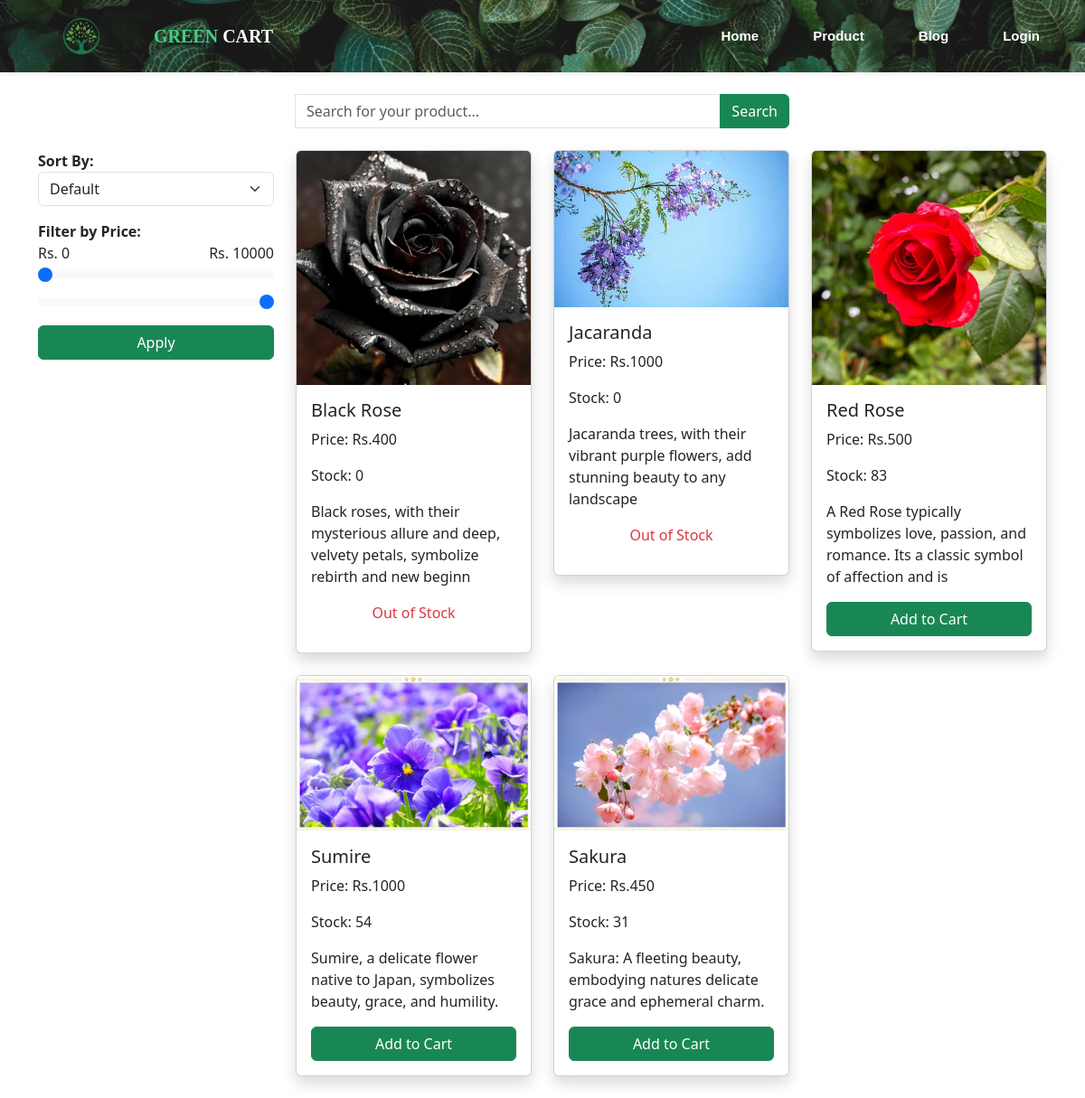
The page /userside/product.php on the database its author committed.
### tables this page shows
CREATE TABLE `products` (
  `id` int(11) NOT NULL,
  `name` varchar(100) NOT NULL,
  `price` int(11) NOT NULL,
  `image` varchar(255) NOT NULL,
  `stock` int(11) NOT NULL,
  `desc` varchar(100) NOT NULL,
  `created_at` datetime DEFAULT current_timestamp()
);

### userside/product.php (the view, shortened to what this page needs)
<?php
include '../include/db.php';
$orderBy = 'id';
$sortOption = $_GET['sort'] ?? 'default';
$minPrice = $_GET['min_price'] ?? 0;
$maxPrice = $_GET['max_price'] ?? 10000;
$sql = "SELECT id, name, price, image, stock, `desc` FROM products WHERE price BETWEEN $minPrice AND $maxPrice ORDER BY $orderBy";
$result = mysqli_query($conn, $sql);
?>
<!DOCTYPE html>
<html lang="en">
<head>
    <link rel="stylesheet" type="text/css" href="../include/nav.css">
    <link rel="stylesheet" href="https://cdn.jsdelivr.net/npm/bootstrap@5.3.0/dist/css/bootstrap.min.css">
    <link rel="stylesheet" href="https://cdnjs.cloudflare.com/ajax/libs/font-awesome/5.15.3/css/all.min.css" />
</head>
<body>
<?php include "../include/nav.php"; ?>
 <div class="container mt-4">
    <div class="row justify-content-center">
        <div class="col-md-6">
            <form method="GET" action="search.php" class="input-group">
                <input type="text" class="form-control" name="search" placeholder="Search for your product..." required>
                <button type="submit" class="btn btn-success">Search</button>
            </form>
        </div>
    </div>
</div>
<div class="container mt-4">
    <div class="row">
        <div class="col-md-3">
            <form method="GET" action="">
                <label class="fw-bold">Sort By:</label>
                <select name="sort" class="form-select" onchange="this.form.submit()">
                    <option value="default" <?= $sortOption === 'default' ? 'selected' : '' ?>>Default</option>
                </select>
            </form>
            <form method="GET" action="">
                <label class="fw-bold mt-3">Filter by Price:</label>
                <div class="d-flex justify-content-between">
                    <span>Rs. <span id="minPriceDisplay"><?= $minPrice ?></span></span>
                    <span>Rs. <span id="maxPriceDisplay"><?= $maxPrice ?></span></span>
                </div>
                <input type="range" class="form-range" id="minPrice" name="min_price" min="0" max="10000" step="100" value="<?= $minPrice ?>" oninput="updatePrice()">
                <input type="range" class="form-range" id="maxPrice" name="max_price" min="0" max="10000" step="100" value="<?= $maxPrice ?>" oninput="updatePrice()">
                <button type="submit" class="btn btn-success w-100 mt-2">Apply</button>
            </form>
        </div>
        <div class="col-md-9">
            <div class="row">
                <?php
                if (mysqli_num_rows($result) > 0) {
                    while ($row = mysqli_fetch_assoc($result)) {
                ?>
                <div class="col-md-4 mb-4">
                    <div class="card shadow">
                        <img src="../img/<?php echo $row['image']; ?>" class="card-img-top" alt="">
                        <div class="card-body">
                            <h5 class="card-title"><?php echo $row['name']; ?></h5>
                            <p class="card-text">Price: Rs.<?php echo $row['price']; ?></p>
                            <p class="card-text">Stock: <?php echo $row['stock']; ?></p>
                            <p class="card-text"><?php echo $row['desc']; ?></p>
                            <form action="" method="post">
                                <?php if ($row['stock'] > 0) { ?>
                                    <button type="submit" class="btn btn-success w-100" name="add_to_cart">Add to Cart</button>
                                <?php } else { ?>
                                    <p class="text-danger text-center">Out of Stock</p>
                                <?php } ?>
                            </form>
                        </div>
                    </div>
                </div>
                <?php
                    }
                } else {
                    echo "<p class='text-center'>No products available.</p>";
                }
                ?>
            </div>
        </div>
    </div>
</div>
</body>
</html>

### include/nav.php (shortened to what this page needs)
<!DOCTYPE html>
<html lang="en">
<head>
    <link rel="stylesheet" type="text/css" href="nav.css">
    <link rel="stylesheet" href="https://cdnjs.cloudflare.com/ajax/libs/font-awesome/6.0.0/css/all.min.css">
</head>
<body>
<nav>
    <div class="logo">
        <img src="../img/logo.png" alt="Nature's Nursery">
        <div class="logo-text">
            <span class="green">Green</span> <span class="white">Cart</span>
        </div>
    </div>
    <ul class="menu">
        <li><a href="home.php">Home</a></li>
        <li><a href="product.php">Product</a></li>
        <li><a href="blog.php">Blog</a></li>
        <?php
        if (isset($_SESSION['id'])) {
            echo '<li><a href="cart.php">Cart</a></li>';
            echo '<div class="dropdown">';
            echo '<a href="#" class="dropbtn">My Profile</a>';
            echo '<div class="dropdown-content">';
            echo '<a href="profile.php">Manage My Account</a>';
            echo '<a href="Myorders.php">My Orders</a>';
            echo '<a href="logout.php">Logout</a>';
            echo '</div>';
            echo '</div>';
        } else {
            echo '<li><a href="login.php">Login</a></li>';
        }
        ?>
    </ul>
</nav>
</body>
</html>

### include/nav.css (style rules this page uses)
html { overflow-y: scroll; }
nav { display: flex; justify-content: space-between; align-items: center; padding: 20px; background-color: #00561e; opacity: 90%; background-image: url(./img/navbarbg.jpg); background-size: 1200px; box-shadow: 0px 2px 4px rgba(0, 0, 0, 0.1); font-family: none !important; }
.logo { display: flex; align-items: center; margin-left: 50px; }
.logo img { height: 40px; margin-right: 60px; }
.logo-text { font-size: 20px; font-weight: bold; text-transform: uppercase; }
.green { color: #2ecc71; }
.white { color: #ffffff; }
.menu { display: flex; list-style: none; margin: 0; padding: 0; }
.menu li { margin-left: 30px; }
.menu li:first-child { margin-left: 0; }
.menu a { color: #ffffff; text-decoration: none; font-weight: bold; font-family: 'Poppins', sans-serif; font-size: 15px; margin-right: 30px; }
* { padding: 0; margin: 0; }

### rows shown on the page
products: image (picture), name "Black Rose", price "400", stock "0", desc "Black roses, with their mysterious allure and deep, velvety petals, symbolize rebirth and new beginn", shows "Out of Stock"
products: image (picture), name "Jacaranda", price "1000", stock "0", desc "Jacaranda trees, with their vibrant purple flowers, add stunning beauty to any landscape", shows "Out of Stock"
products: image (picture), name "Red Rose", price "500", stock "83", desc "A Red Rose typically symbolizes love, passion, and romance. Its a classic symbol of affection and is", shows "Add to Cart"
products: image (picture), name "Sumire", price "1000", stock "54", desc "Sumire, a delicate flower native to Japan, symbolizes beauty, grace, and humility.", shows "Add to Cart"
products: image (picture), name "Sakura", price "450", stock "31", desc "Sakura: A fleeting beauty, embodying natures delicate grace and ephemeral charm.", shows "Add to Cart"

### other values the page prints
$minPrice "0"
$maxPrice "10000"
